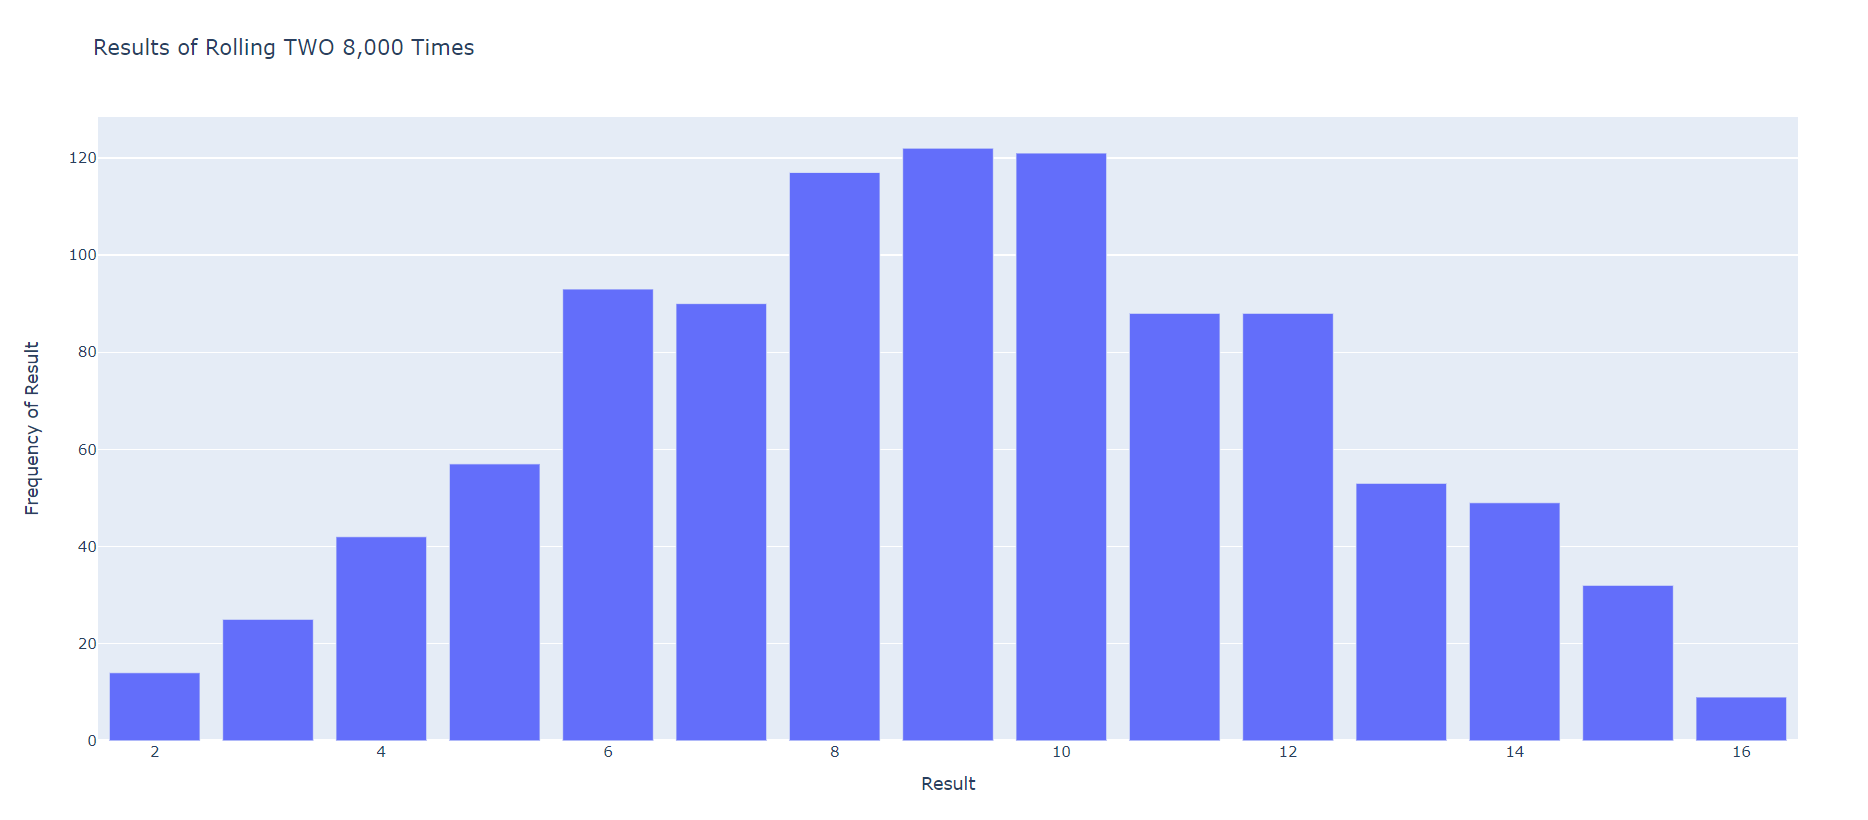

Source code (Python):
# 15-6

import plotly.express as px

from die import Die


# Create a D8.
die_1 = Die(8)
die_2 = Die(8)

# Make some rolls, and store results in a list.
results = []
for roll_num in range(1000):
    result = die_1.roll() + die_2.roll()
    results.append(result)

# Analyze the results.
frequencies = []
max_result = die_1.num_sides + die_2.num_sides
poss_results = range(2, max_result+1)
for value in poss_results:
    frequency = results.count(value)
    frequencies.append(frequency)

# Visualize the results.
title = "Results of Rolling TWO 8,000 Times"
labels = {'x': 'Result', 'y': 'Frequency of Result'}
fig = px.bar(x=poss_results, y=frequencies, title=title, labels=labels)
fig.show()
